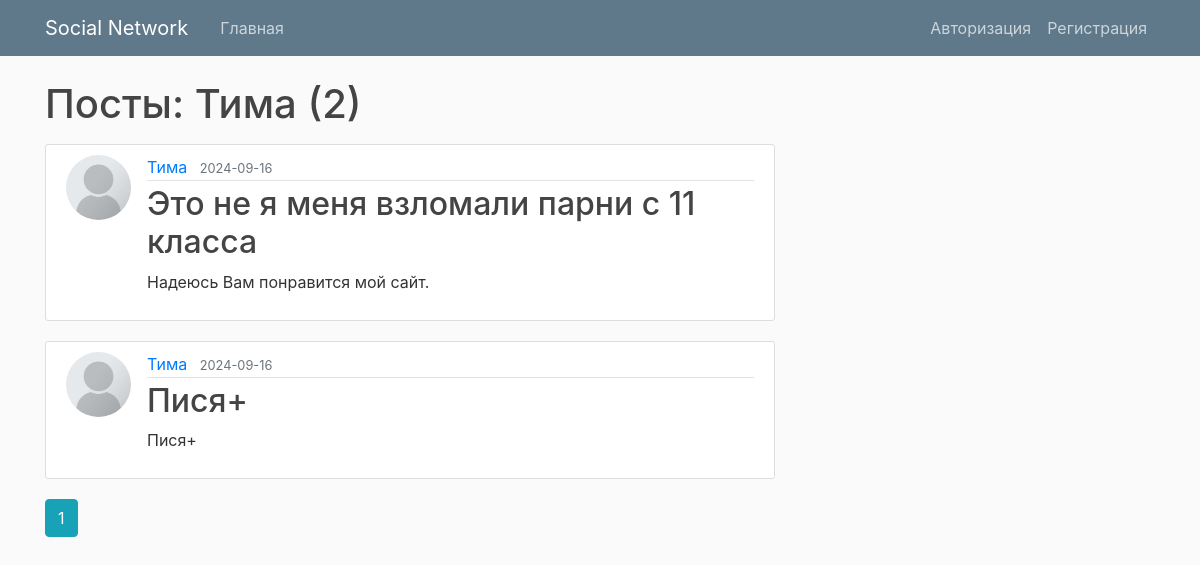
The page /user/Тима on the database its author committed.
### flaskblog/models.py (models this page shows, shortened)
class User(db.Model, UserMixin):
    id = db.Column(db.Integer, primary_key=True)
    username = db.Column(db.String(20), unique=True, nullable=False)
    email = db.Column(db.String(120), unique=True, nullable=False)
    image_file = db.Column(db.String(20), nullable=False, default='default.jpg')
    password = db.Column(db.String(60), nullable=False)
    posts = db.relationship('Post', backref='author', lazy=True)

class Post(db.Model):
    id = db.Column(db.Integer, primary_key=True)
    title = db.Column(db.String(100), nullable=False)
    date_posted = db.Column(db.DateTime, nullable=False, default=datetime.utcnow)
    content = db.Column(db.Text, nullable=False)
    user_id = db.Column(db.Integer, db.ForeignKey('user.id'), nullable=False)

### flaskblog/routes.py (the view)
@app.route("/user/<string:username>")
def user_posts(username):
    page = request.args.get('page', 1, type=int)
    user = User.query.filter_by(username=username).first_or_404()
    posts = Post.query.filter_by(author=user)\
        .order_by(Post.date_posted.desc())\
        .paginate(page=page, per_page=5)
    return render_template('user_posts.html', posts=posts, user=user)

### flaskblog/templates/user_posts.html
{% extends "layout.html" %}
{% block content %}
    <h1 class="mb-3">Посты: {{ user.username }} ({{ posts.total }})</h1>
    {% for post in posts.items %}
        <article class="media content-section">
          <img class="rounded-circle article-img" src="{{ url_for('static', filename='profile_pics/' + post.author.image_file) }}">
          <div class="media-body">
            <div class="article-metadata">
              <a class="mr-2" href="{{ url_for('user_posts', username=post.author.username) }}">{{ post.author.username }}</a>
              <small class="text-muted">{{ post.date_posted.strftime('%Y-%m-%d') }}</small>
            </div>
            <h2><a class="article-title" href="{{ url_for('post', post_id=post.id) }}">{{ post.title }}</a></h2>
            <p class="article-content">{{ post.content }}</p>
          </div>
        </article>
    {% endfor %}
    {% for page_num in posts.iter_pages(left_edge=1, right_edge=1, left_current=1, right_current=2) %}
      {% if page_num %}
        {% if posts.page == page_num %}
          <a class="btn btn-info mb-4" href="{{ url_for('user_posts', username=user.username, page=page_num) }}">{{ page_num }}</a>
        {% else %}
          <a class="btn btn-outline-info mb-4" href="{{ url_for('user_posts', username=user.username, page=page_num) }}">{{ page_num }}</a>
        {% endif %}
      {% else %}
        ...
      {% endif %}
    {% endfor %}
{% endblock content %}

### flaskblog/static/main.css (style rules this page uses)
body { background: #fafafa; color: #333333; margin-top: 5rem; }
h1, h2, h3, h4, h5, h6 { color: #444444; }
.content-section { background: #ffffff; padding: 10px 20px; border: 1px solid #dddddd; border-radius: 3px; margin-bottom: 20px; }
.article-title { color: #444444; }
.article-content { white-space: pre-line; }
.article-img { height: 65px; width: 65px; margin-right: 16px; }
.article-metadata { padding-bottom: 1px; margin-bottom: 4px; border-bottom: 1px solid #e3e3e3 }

### rows shown on the page
User: username "Тима"
Post: image_file (placeholder picture), author.username "Тима", date_posted "2024-09-16", title "Это не я меня взломали парни с 11 класса", content "Надеюсь Вам понравится мой сайт."
Post: image_file (placeholder picture), author.username "Тима", date_posted "2024-09-16", title "Пися+", content "Пися+"

### other values the page prints
{{ posts.total }} "2"
{{ page_num }} "1"
